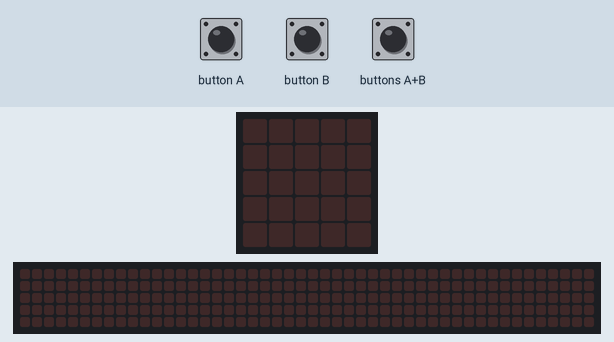
Simulated run of this program. Board: BBC micro:bit (MakeCode). On the bench: the board's 5×5 LED display, a strip that is not on the board, showing the scrolling text unrolled. The test bench sets the inputs (shaded band). The 48×5 strip is a reading aid, not a part: it shows the text the display is scrolling, unrolled, one strip-width of it at a time.

Above: at 1.2 s.
1.3 s: buttons A+B pressed for 0.15 s
At 4.0 s:
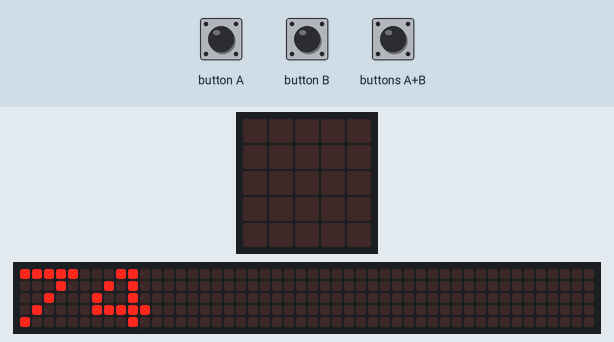
At 12.92 s:
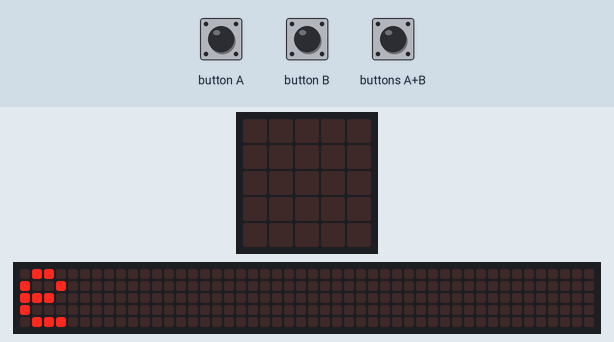

The program:

main.ts
```typescript
input.onButtonPressed(Button.A, function () {
    peso += 1
    basic.showNumber(peso)
})
input.onGesture(Gesture.Shake, function () {
    peso = 74
    basic.showNumber(peso)
})
input.onButtonPressed(Button.AB, function () {
    estado = 10000 * (peso / (altura * altura))
    basic.showNumber(peso)
    while (estado == 0 && estado <= 18.4) {
        basic.showString("delgado/a")
        basic.showNumber(estado)
        basic.clearScreen()
    }
    while (estado >= 18.5 && estado <= 25) {
        basic.showString("saludable")
        basic.showNumber(estado)
        basic.clearScreen()
    }
    while (estado >= 25.1 && estado <= 29.9) {
        basic.showString("sobrepeso")
        basic.showNumber(estado)
        basic.clearScreen()
    }
    while (estado >= 30) {
        basic.showString("obesidad")
        basic.showNumber(estado)
        basic.clearScreen()
    }
})
input.onButtonPressed(Button.B, function () {
    peso += -1
    basic.showNumber(peso)
})
let estado = 0
let altura = 0
let peso = 0
peso = 74
altura = 180
```

test.ts
```typescript
// aquí va el archivo "tests"; esto no se compilará cuando este paquete se utilice como una extensión.
```

Measured:
- after the input at 1.3 s, the display: changes after 0.15 s (image 1)
- what the display in image 2 shows lasts 0.5 s, from 12.7 s to 13.2 s
